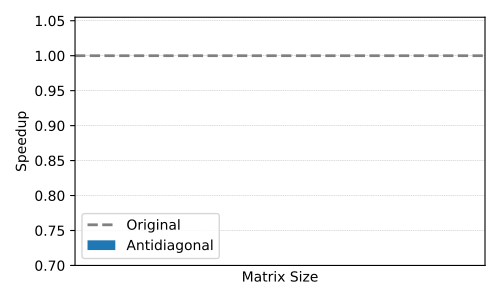

Write the Python code that produced this figure.
#!/usr/bin/env python
import re
import numpy as np
import matplotlib.pyplot as plt

with open("../results/cuda/nw.txt", "r") as file:
    data = file.read()

pattern = r"Running tests with SIZE = (\d+).*?original.*?Execution time:\s*([\d.]+).*?antidiag.*?Execution time:\s*([\d.]+)"
matches = re.findall(pattern, data, re.DOTALL)

# Lists to hold parsed data.
matrix_sizes = []
original_times = []
antidiag_times = []

for size_str, orig_time_str, antidiag_time_str in matches:
    matrix_sizes.append(int(size_str))
    original_times.append(float(orig_time_str))
    antidiag_times.append(float(antidiag_time_str))

# Convert lists to NumPy arrays.
matrix_sizes = np.array(matrix_sizes)[::-1]
original_times = np.array(original_times)[::-1]
antidiag_times = np.array(antidiag_times)[::-1]

# Compute speedup (Original / Antidiag)
speedup = original_times / antidiag_times

# Use indices for equally spaced groups, with tick labels set to matrix_sizes.
indices = np.arange(len(matrix_sizes))
bar_width = 0.35  # adjust bar width if needed

plt.figure(figsize=(5, 3))
# plt.bar(indices, speedup, bar_width, label='Speedup')

# Connect the speedup points with a line.
plt.bar(indices, speedup, label='Antidiagonal')

# Create a dashed horizontal line at y = 1.
plt.axhline(y=1, color='gray', linestyle='--', linewidth=2, label='Original')

plt.xlabel('Matrix Size')
plt.ylabel('Speedup')
# plt.title('Speedup by Matrix Size')
plt.xticks(indices, matrix_sizes)
plt.grid(True, axis='y', linestyle='--', linewidth=0.3)
plt.ylim(bottom=0.7)
plt.legend()
plt.tight_layout()
plt.savefig('cuda_nw.pdf')
# plt.show()

print("Matrix Sizes:      ", matrix_sizes)
print("Original Times:    ", original_times)
print("Antidiag Times:    ", antidiag_times)
print("Speedup (Orig/Antidiag):", speedup)
